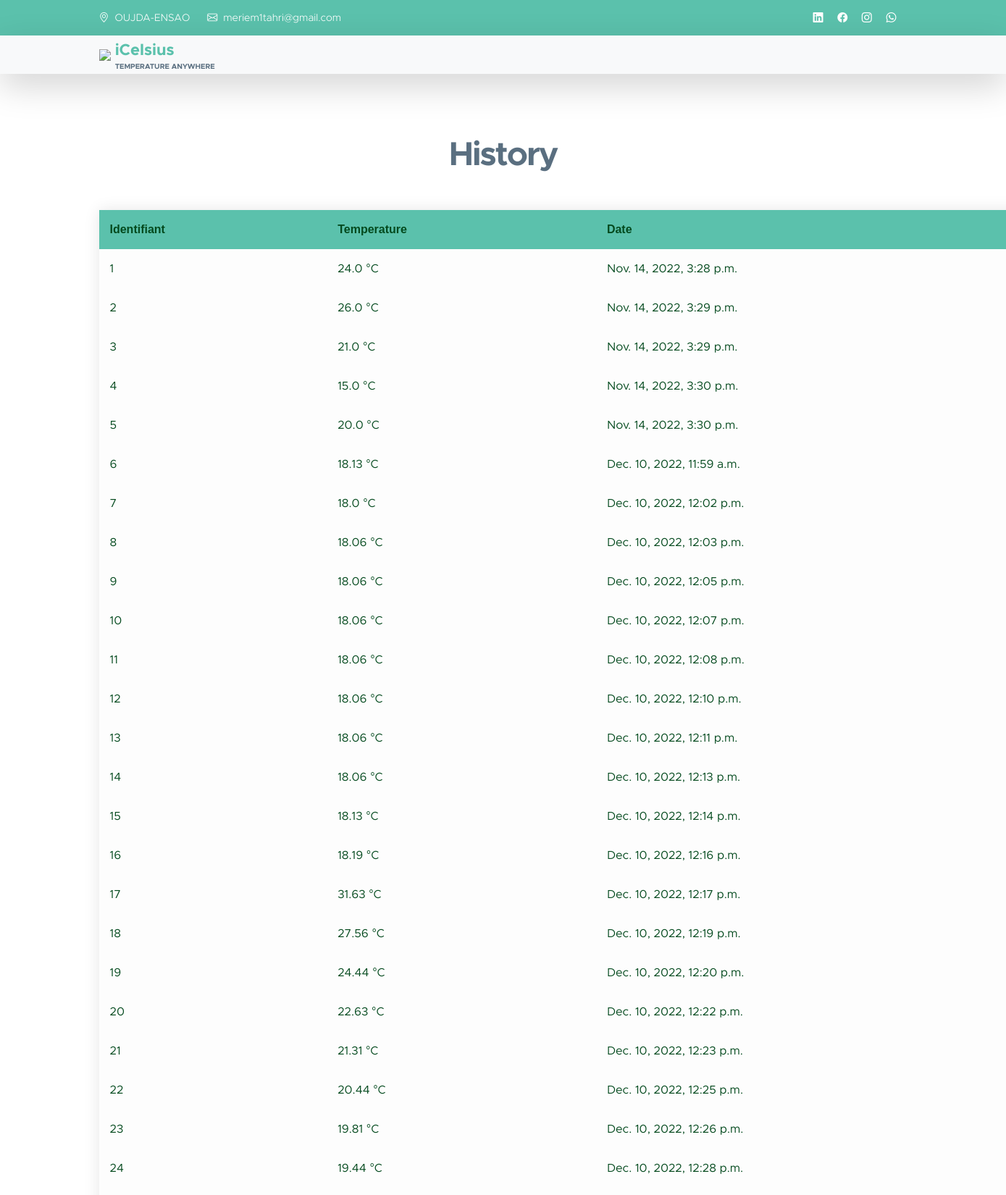
Screenshot of /table (upper part) with the database file from the repository.
### Myapp/models.py (models this page shows, shortened)
class Dht(models.Model):
       temp = models.FloatField(null=True)
       hum = models.FloatField(null=True)
       dt = models.DateTimeField(auto_now_add=True,null=True)

### Myapp/views.py (the view)
# urls.py: path('table',views.table,name='table'),
def table(request):
    tab = Dht.objects.all()
    s = {'tab': tab}
    return render(request, 'table.html', s)

### Myapp/templates/table.html (shortened to what this page needs)
<!doctype html>
{% load static %}
<html lang="en">
<head>
        <link href="{%static 'css/bootstrap.min.css'%}" rel="stylesheet">
        <link href="{%static 'css/bootstrap-icons.css'%}" rel="stylesheet">
        <link href="{%static 'css/templatemo-kind-heart-charity.css'%}" rel="stylesheet">
    </head>
<body id="section_1">
<header class="site-header">
            <div class="container">
                <div class="row">
                    <div class="col-lg-8 col-12 d-flex flex-wrap">
                        <p class="d-flex me-4 mb-0">
                            <i class="bi-geo-alt me-2"></i>
                            OUJDA-ENSAO
                        </p>
                        <p class="d-flex mb-0">
                            <i class="bi-envelope me-2"></i>
                            <a href="mailto:meriem1tahri@gmail.com">
                                meriem1tahri@gmail.com
                            </a>
                        </p>
                    </div>
                    <div class="col-lg-3 col-12 ms-auto d-lg-block d-none">
                        <ul class="social-icon">
                            <li class="social-icon-item">
                                    <a href="https://www.linkedin.com/in/meriem-tahri-a4921a240/" class="social-icon-link bi-linkedin"></a>
                            </li>
                            <li class="social-icon-item">
                                <a href="https://web.facebook.com/riem.mee24/" class="social-icon-link bi-facebook"></a>
                            </li>
                            <li class="social-icon-item">
                                <a href="https://www.instagram.com/tahrii_meriiem/" class="social-icon-link bi-instagram"></a>
                            </li>
                            <li class="social-icon-item">
                                <a href="#" class="social-icon-link bi-whatsapp"></a>
                            </li>
                        </ul>
                    </div>
                </div>
            </div>
        </header>
<nav class="navbar navbar-expand-lg bg-light shadow-lg" z-index="1">
            <div class="container">
                <a class="navbar-brand" href="http://127.0.0.1:8000">
                    <img src="https://cdn-icons-png.flaticon.com/512/661/661346.png" class="logo img-fluid" >
                    <span>
                        iCelsius
                        <small>temperature anywhere</small>
                    </span>
                </a>
            </div>
        </nav>
<main>
    <section class="section-padding" id="sect">
                <div class="container">
                        <div class="col-lg-10 col-12 text-center mx-auto">
                            <h2 class="mb-5"><strong>History </strong> </h2>
                        </div>
                        <div class="containerhistory24">
                            <table id="table">
                                <thead id="thead">
                                <tr>
                                    <th class="th">Identifiant</th>
                                    <th class="th">Temperature</th>
                                    <th class="th">Date</th>
                                </tr>
                                </thead>
                                <tbody class="tbody">
                                {% for i in tab %}
                                <tr>
                                    <td class="td">{{i.id}}</td>
                                    <td class="td">{{i.temp}} °C</td>
                                    <td class="td">{{i.dt}}</td>
                                </tr>
                                {%endfor%}
                                </tbody>
                            </table>
                        </div>
                    </div>
    </section>
</main>
    </body>
</html>

### static/css/templatemo-kind-heart-charity.css (style rules this page uses)
:root { --white-color: #ffffff; --primary-color: #5bc1ac; --secondary-color: #5a6f80; --section-bg-color: #f0f8ff; --site-footer-bg-color: #44525d; --custom-btn-bg-color: #597081; --custom-btn-bg-hover-color: #5bc1ac; --dark-color: #000000; --p-color: #717275; --border-color: #e9eaeb; --body-font-family: 'Metropolis', sans-serif; --h1-font-size: 52px; --h2-font-size: 46px; --h3-font-size: 32px; --h4-font-size: 28px; --h5-font-size: 24px; --h6-font-size: 22px; --p-font-size: 16px; --btn-font-size: 18px; --copyright-font-size: 14px; --border-radius-large: 100px; --border-radius-medium: 20px; --border-radius-small: 10px; --font-weight-light: 300; --font-weight-normal: 400; --font-weight-semibold: 600; --font-weight-bold: 700; }
body { background-color: var(--white-color); font-family: var(--body-font-family); }
h2, h3, h4, h5, h6 { color: var(--dark-color); }
h1, h2, h3, h4, h5, h6 { font-weight: var(--font-weight-semibold); letter-spacing: -1px; }
h2 { color: var(--secondary-color); font-size: var(--h2-font-size); letter-spacing: -2px; }
p { color: var(--p-color); font-size: var(--p-font-size); font-weight: var(--font-weight-light); }
ul li { color: var(--p-color); font-size: var(--p-font-size); font-weight: var(--font-weight-normal); }
a, button { touch-action: manipulation; transition: all 0.3s; }
a { color: var(--p-color); text-decoration: none; }
b, strong { font-weight: var(--font-weight-bold); }
.section-padding { padding-top: 85px; padding-bottom: 100px; }
.navbar { background: var(--white-color); z-index: 9; padding-top: 0; padding-bottom: 0; }
.navbar-brand { color: var(--primary-color); font-size: var(--h6-font-size); font-weight: var(--font-weight-bold); }
.navbar-brand span { display: inline-block; vertical-align: middle; }
.navbar-brand small { color: var(--secondary-color); display: block; font-size: 10px; line-height: normal; text-transform: uppercase; }
.logo { width: 80px; height: auto; }
.site-header { background: var(--primary-color); padding-top: 15px; padding-bottom: 10px; }
.site-header p, .site-header p a, .site-header .social-icon-link { color: var(--white-color); font-size: var(--copyright-font-size); }
.site-header .social-icon { text-align: right; }
.site-header .social-icon-link { background: transparent; width: inherit; height: inherit; line-height: inherit; margin-right: 15px; }
.social-icon { margin: 0; padding: 0; }
.social-icon-item { list-style: none; display: inline-block; vertical-align: top; }
.social-icon-link { background: var(--site-footer-bg-color); border-radius: var(--border-radius-large); color: var(--white-color); font-size: var(--copyright-font-size); display: block; margin-right: 5px; text-align: center; width: 35px; height: 35px; line-height: 38px; }
#table { width: 1337px;; border-collapse: collapse; overflow: hidden; box-shadow: 0 0 20px rgba(0, 0, 0, 0.1); }
.th, .td { padding: 15px; background-color: rgb(253, 253, 253); color: rgb(4, 74, 30); }
.th { text-align: left; }
#thead .th { background-color: #5bc1ac; font-family: 'Trebuchet MS', 'Lucida Sans Unicode', 'Lucida Grande', 'Lucida Sans', Arial, sans-serif; }

### rows the page displays
Dht: id "1", temp "24.0", dt "Nov. 14, 2022, 3:28 p.m."
Dht: id "2", temp "26.0", dt "Nov. 14, 2022, 3:29 p.m."
Dht: id "3", temp "21.0", dt "Nov. 14, 2022, 3:29 p.m."
Dht: id "4", temp "15.0", dt "Nov. 14, 2022, 3:30 p.m."
Dht: id "5", temp "20.0", dt "Nov. 14, 2022, 3:30 p.m."
Dht: id "6", temp "18.13", dt "Dec. 10, 2022, 11:59 a.m."
Dht: id "7", temp "18.0", dt "Dec. 10, 2022, 12:02 p.m."
Dht: id "8", temp "18.06", dt "Dec. 10, 2022, 12:03 p.m."
Dht: id "9", temp "18.06", dt "Dec. 10, 2022, 12:05 p.m."
Dht: id "10", temp "18.06", dt "Dec. 10, 2022, 12:07 p.m."
Dht: id "11", temp "18.06", dt "Dec. 10, 2022, 12:08 p.m."
Dht: id "12", temp "18.06", dt "Dec. 10, 2022, 12:10 p.m."
Dht: id "13", temp "18.06", dt "Dec. 10, 2022, 12:11 p.m."
Dht: id "14", temp "18.06", dt "Dec. 10, 2022, 12:13 p.m."
Dht: id "15", temp "18.13", dt "Dec. 10, 2022, 12:14 p.m."
Dht: id "16", temp "18.19", dt "Dec. 10, 2022, 12:16 p.m."
Dht: id "17", temp "31.63", dt "Dec. 10, 2022, 12:17 p.m."
Dht: id "18", temp "27.56", dt "Dec. 10, 2022, 12:19 p.m."
Dht: id "19", temp "24.44", dt "Dec. 10, 2022, 12:20 p.m."
Dht: id "20", temp "22.63", dt "Dec. 10, 2022, 12:22 p.m."
Dht: id "21", temp "21.31", dt "Dec. 10, 2022, 12:23 p.m."
Dht: id "22", temp "20.44", dt "Dec. 10, 2022, 12:25 p.m."
Dht: id "23", temp "19.81", dt "Dec. 10, 2022, 12:26 p.m."
Dht: id "24", temp "19.44", dt "Dec. 10, 2022, 12:28 p.m."
